Frame 1 (no input): blank canvas, image omitted
Frame 60 (the mouse pressed at the canvas centre just before this capture): blank canvas, image omitted
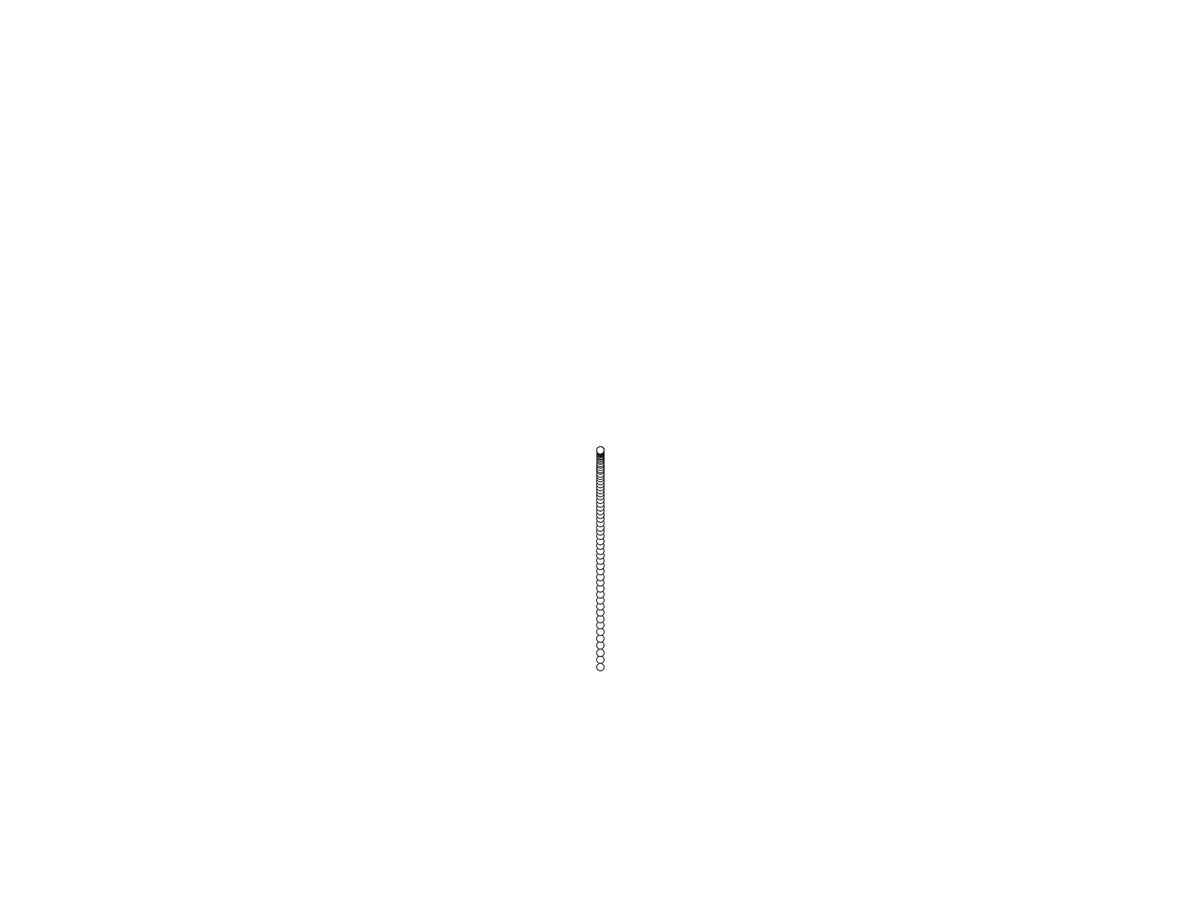
Frame 120 (the mouse held since frame 60 and released just before this capture)

The Processing sketch whose frames 1 and 60 were blank and that drew this single picture after the mouse press (run headless with seeded random() and noise(); from frame 60 on, the mouse is pressed at the canvas centre):

// Processing sketch: GravityBalls
// ── GravityBalls.pde
int backgroundColor = 255;
double lastTime;
int fps = 60;

ArrayList<Ball> balls;

void setup()
{
  background(backgroundColor);
  frameRate(fps);
  fullScreen();
  balls = new ArrayList<Ball>();
}

void draw()
{
  background(255);
  for (int i = 0; i < balls.size(); i++)
  {
    balls.get(i).move();
    if(balls.get(i).getSpeed() < 1 &&  balls.get(i).getSpeed() > 0 && balls.get(i).y > height - 20)
    {
       balls.remove(i); 
    }
  }
  if(mousePressed)
  {
    balls.add(new Ball(mouseX, mouseY, 10));
  }
  
  
  
}

void mouseClicked()
{
  balls.add(new Ball(mouseX, mouseY, 10));
}

// ── Ball.pde
class Ball {
  float x;
  float y;
  float rad;
  float gravity = 9.81;
  float speedY = 0;

  public Ball(float pX, float pY, float pRad)
  {
    x = pX;
    y = pY;
    rad = pRad;
    circle(x, y, rad);
  }

  public void move()
  {
    /*if (millis()-lastTime >= 1000)
    {
      speedY = speedY + gravity/60;
      
    }*/
    speedY = speedY +gravity/fps;
    if(y + rad >= height)
    {
      speedY = speedY * -0.9;
    }
    y = (y + speedY);
    circle(x, y, rad);
  }
  
  public float getSpeed()
  {
     return speedY; 
  }
}
